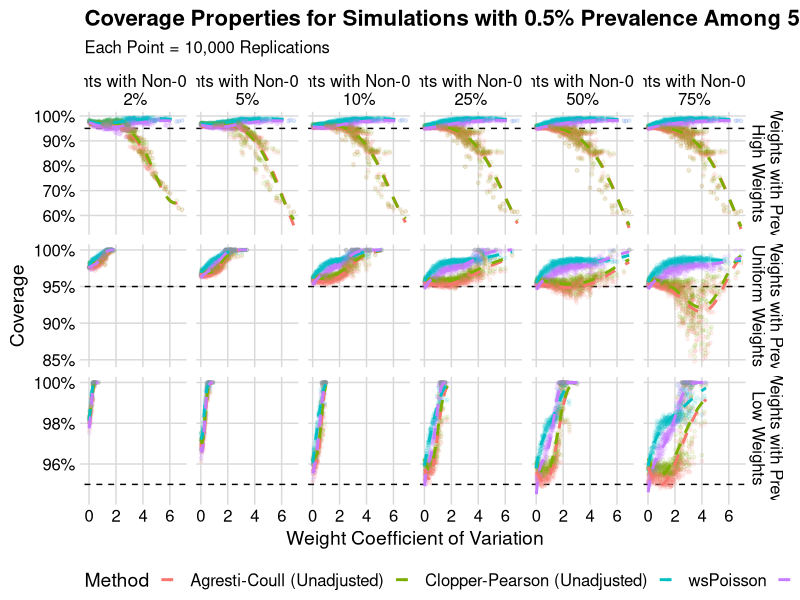

The R script that drew this image: (Note: this script raises an error after producing the figure.)
library(tidyverse)
library(scales)
library(glue)
library(cowplot)
library(fs)

ed1 <- read_csv("code/simulations/confidence_interval_perfect_assay/experimental_design.csv")
ed2 <- read_csv("code/simulations/confidence_interval_perfect_assay/005_prev_experimental_design.csv")
sum1 <- read_csv("code/simulations/confidence_interval_perfect_assay/combined_fixed_weights_many_summary.csv")
sum2 <- read_csv("code/simulations/confidence_interval_perfect_assay/combined_fixed_weights_many_summary_005.csv")

results_summary <-
  left_join(sum1, ed1) %>%
  mutate(group_distribution = case_when( # Error because I labeled things wrong when setting up ex design
    group_distribution == "low" ~ "high",
    group_distribution == "high" ~ "low",
    group_distribution == "uniform" ~ "uniform"
  )) %>%
  bind_rows(left_join(sum2, ed2) %>%
              mutate(design = design + max(ed1$design))) %>%
  pivot_longer(cols = c(lower_error_freq, upper_error_freq, coverage)) %>%
  mutate(name = fct_recode(name,
                           "Lower Error Frequency" = "lower_error_freq",
                           "Upper Error Frequency" = "upper_error_freq",
                           "Coverage" = "coverage"),
         method = fct_recode(method,
                             "Agresti-Coull (Unadjusted)" = "AC",
                             "Agresti-Coull (Adjusted)" = "AC_adjusted",
                             "Clopper-Pearson (Unadjusted)" = "CP",
                             "Clopper-Pearson (Adjusted)" = "CP_adjusted",
                             "wsPoisson" = "wspoissonTest",
                             "wsPoisson with mid-p" = "wspoissonTest_midp"),
         group_distribution = group_distribution %>%
           fct_relevel("high", "uniform", "low") %>%
           fct_relabel(str_to_title))

rm(ed1, ed2, sum1, sum2)


generate_plot <- function(name_to_plot, n_groups_to_plot, prev_to_plot){
  group_size <- if_else(n_groups_to_plot == 8000, 1, 200)

  generated_plot <-
    results_summary %>%
    filter(n_groups == n_groups_to_plot,
           name == name_to_plot,
           prev == prev_to_plot) %>%
    mutate(
      tests = 10000,
      successes = as.integer(value * tests),
      failures = tests - successes) %>%
    ggplot(aes(x = coef_var,
               y = successes / tests,
               color = method,
               group = method,
               # linetype = method,
               successes = successes,
               failures = failures)) +
    facet_grid(group_distribution ~ prop_groups_with_prev,
               scales = "free_y",
               labeller = labeller(
                 prop_groups_with_prev = function(x) x %>% as.numeric() %>% percent(accuracy = 1) %>% str_c("Weights with Non-0 Prev.\n", .),
                 group_distribution = function(x) str_c("Weights with Prev.\n", x, " Weights"))) +
    geom_hline(yintercept = case_when(name_to_plot == "Coverage" ~ 0.95,
                                      name_to_plot == "Upper Error Frequency" ~ 0.025,
                                      name_to_plot == "Lower Error Frequency" ~ 0.025),
               linetype = "dashed") +
    geom_point(size = 1, alpha = 0.1) +
    geom_smooth(
      method="glm",
      method.args=list(family="binomial"),
      formula = cbind(successes, failures) ~ splines::bs(x),
      se = F,
      alpha = 0.5, linetype = "dashed"
    ) +
    cowplot::theme_minimal_grid() +
    scale_x_continuous(name = "Weight Coefficient of Variation") +
    scale_y_continuous(name = name_to_plot, label = ~percent(., accuracy = 1)) +
    scale_color_discrete(name = "Method") +
    theme(legend.position = "bottom") +
    ggtitle(label = glue("{name_to_plot} Properties for Simulations with {percent(prev_to_plot, accuracy = 0.1)} Prevalence Among {comma(n_groups_to_plot)} Groups of {comma(group_size)}"),
            subtitle = "Each Point = 10,000 Replications")
  generated_plot
  }

generate_plot(name_to_plot = "Coverage", n_groups_to_plot = 50, prev_to_plot = 0.005)

.Last.value$plot[[1]]
results_summary %>%
  select(n_groups, name, prev) %>%
  distinct() %>%
  mutate(plot = pmap(
    list(name, n_groups, prev),
    ~generate_plot(name_to_plot = ..1,
                   n_groups_to_plot = ..2,
                   prev_to_plot = ..3))) %>%
  mutate(file_name = path("figures", str_c(str_replace_all(str_to_lower(name), "\\s", "_"), n_groups, str_replace_all(prev, "\\.", "_"), sep = "_"), ext = "pdf")) %>%
  with(walk2(file_name, plot, ~save_plot(filename = .x, plot = .y, ncol = 5, nrow = 3, base_asp = (11 / 5) / (8.5 / 3), base_height = 4)))
